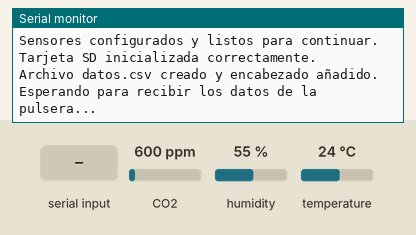
The sketch below on a simulated Arduino Mega 2560, built with avr-gcc and run on an emulated ATmega2560. Shown: the last lines printed to the serial monitor. Inputs (shaded band) come from the test bench; at power-on: CO2 600 ppm, humidity 55 %, temperature 24 °C. The local clock reads 2024-03-15 10:24:30 at power-on unless the sketch sets it; storage starts empty.

Above: at 1.4 s.
1.5 s: "90,45,200\n" received over the second serial link
At 3.1 s:
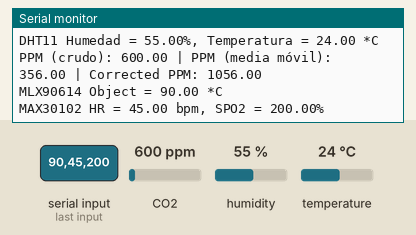
4.0 s: "30,150,10\n" received over the second serial link
At 5.14 s:
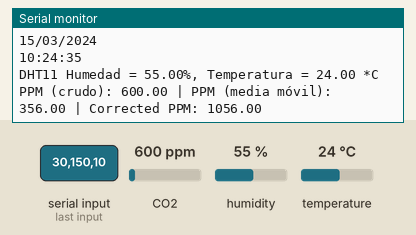

The sketch:

a_mega_atmega2560_xbee.ino
```cpp
#include "mq135_sensor.h"
#include "dht11_sensor.h"
#include "rtc_module.h"
#include "sd_card_module.h"

String receivedData = ""; // Para almacenar los datos recibidos

float tempDHT, humDHT;
float ppmMQ135;
float tempObjectMLX;
float heartRateMAX;
float spo2MAX;

void setup() {
    Serial.begin(9600);
    Serial1.begin(9600); // Configura el XBee en el Mega

    // Inicializar módulos
    Serial.print("\nHabilitando sensores y módulos...");
    Serial.println("");
    delay(100);

    // Configura los sensores
    initDHT11();
    //initRFM69();
    rtc_setup(); // Iniciar el RTC DS3231

    Serial.println("Sensores configurados y listos para continuar.");

    // Configura la tarjeta SD
    setupSD();

    // Iniciar mediciones (entrar al void loop())
    //Serial.println(F("Fije el sensor al dedo. Presione cualquier tecla para iniciar la conversión."));
    // while (Serial.available() == 0); // Wait until user presses a key
    // Serial.read();

  // Verifica si hay datos disponibles en Serial1
  //int response = 0;

  // while(1){ // Espera a que se encienda la pulsera
  //   if (Serial1.available()) {
  //     Serial.println("ok");
  //   break;
  //   }
  // }
  Serial.println("Esperando para recibir los datos de la pulsera...");
}

void loop(){
  // sensores();
  // limpiar();
  if (Serial1.available()){
    //Serial.println("...");
    char receivedChar = Serial1.read();
    delay(100);
    // Verifica el final de línea
    if (receivedChar == '\n') {
      parseData(); // Procesa los datos recibidos
      sensores();
      limpiar();
      //delay(100);
    }
    else {
      receivedData += receivedChar; // Agrega el carácter recibido
    }
  }

  // Espera 2 segundos antes de la siguiente lectura
  //delay(1000);
}

void limpiar(){
  // Limpia las variables para el siguiente paquete
  float tempDHT, humDHT;
  float ppmMQ135;
  float tempObjectMLX;
  float heartRateMAX;
  float spo2MAX;

  receivedData = ""; // Limpia la variable para el siguiente paquete
}

void sensores(){
  // Lee los datos del DS3231
  print_rtc_datetime();  // Imprimir la hora y fecha
  Serial.println(dateStr); // Imprimir fecha
  Serial.println(timeStr); // Imprimir hora

  // Lee los datos del DHT11
  readDHT(tempDHT, humDHT);

  // Lee los datos del MQ135
  readMQ135(ppmMQ135, tempDHT, humDHT);

  // Muestra los valores recibidos para verificar
  Serial.print("MLX90614 Object = "); Serial.print(tempObjectMLX); Serial.println(" *C");
  //Serial.print(", Object = "); Serial.print(tempObjectMLX); Serial.println("*C");
  Serial.print("MAX30102 HR = "); Serial.print(heartRateMAX); Serial.print(" bpm");
  Serial.print(", SPO2 = "); Serial.print(spo2MAX); Serial.println("%");

  // Escribe los datos en la tarjeta SD
  writeDataToSD(dateStr, timeStr, tempDHT, humDHT, ppmMQ135, tempObjectMLX, heartRateMAX, spo2MAX);
}

void parseData() {
  int commaIndex1 = receivedData.indexOf(',');
  int commaIndex2 = receivedData.indexOf(',', commaIndex1 + 1);
  //int commaIndex3 = receivedData.indexOf(',', commaIndex2 + 1);

  if (commaIndex1 > 0 && commaIndex2 > 0) {

    tempObjectMLX = receivedData.substring(0, commaIndex1).toFloat();
    heartRateMAX = receivedData.substring(commaIndex1 + 1, commaIndex2).toFloat();
    spo2MAX = receivedData.substring(commaIndex2 + 1).toFloat();
  }
}
```

dht11_sensor.h
```cpp
// dht11_sensor.h
#ifndef DHT11_SENSOR_H
#define DHT11_SENSOR_H

#include <DHT.h>

#define DHTPIN 2     // Pin donde está conectado el DHT11
#define DHTTYPE DHT11

DHT dht(DHTPIN, DHTTYPE);

void initDHT11() {
    dht.begin();
}

// Modificar la función readDHT para devolver un array de float con temperatura y humedad
void readDHT(float &temp, float &hum) {
  // Lee la humedad
  hum = dht.readHumidity();
  // Lee la temperatura en Celsius
  temp = dht.readTemperature();

  // Verifica si las lecturas han fallado
  if (isnan(hum) || isnan(temp)) {
    Serial.println("Fallo al leer del sensor DHT!");
    return;
  }

  // Imprime los valores en el monitor serial
  Serial.print("DHT11 ");
  Serial.print("Humedad = ");
  Serial.print(hum);
  Serial.print("%, ");
  Serial.print("Temperatura = ");
  Serial.print(temp);
  Serial.println(" *C");
}

#endif
```

mq135_sensor.h
```cpp
// // mq135_sensor.h
// #ifndef MQ135_SENSOR_H
// #define MQ135_SENSOR_H

// #include <Arduino.h>

// // Definir el pin analógico al que está conectado el sensor MQ135
// const int MQ135_PIN = A0;

// // Constantes de calibración
// const float RLOAD = 10.0; // Resistencia de carga en kilo-ohmios
// const float RZERO = 76.63;
// const float PARA = 116.6020682;
// const float PARB = 2.769034857;

// // Función para inicializar el sensor MQ135
// void setupMQ135() {
//     //Serial.begin(9600);
// }

// // Función para calcular la resistencia del sensor
// float getMQ135Resistance(int rawADC) {
//     return ((1023.0 / (float)rawADC) - 1.0) * RLOAD;
// }

// // Función para calcular el ppm de CO2 aproximado
// float getMQ135PPM(float resistance) {
//     return PARA * pow((resistance / RZERO), -PARB);
// }

// // Función para leer y procesar los datos del sensor MQ135
// void readMQ135(float &ppmMQ135) {
//     // Leer el valor analógico del sensor
//     int sensorValue = analogRead(MQ135_PIN);

//     // Calcular la resistencia del sensor
//     float resistance = getMQ135Resistance(sensorValue);

//     // Calcular el ppm de CO2
//     ppmMQ135 = getMQ135PPM(resistance);

//     // Imprimir los valores
//     // Serial.print("Analog value: ");
//     // Serial.print(sensorValue);
//     // Serial.print(" | Resistance: ");
//     // Serial.print(resistance);
//     Serial.print("CO2 = ");
//     Serial.print(ppmMQ135);
//     Serial.println(" ppm");
// }

// #endif

#ifndef MQ135_SENSOR_H
#define MQ135_SENSOR_H

// #include <Arduino.h>

// // Definir el pin analógico al que está conectado el sensor MQ135
// const int MQ135_PIN = A0;

// // Constantes de calibración
// const float RLOAD = 10.0; // Resistencia de carga en kilo-ohmios
// const float RZERO = 76.63; // Valor de resistencia en aire limpio (ajustar tras la calibración)
// const float PARA = 116.6020682; // Constante A del gráfico de la hoja de datos del MQ135
// const float PARB = 2.769034857; // Constante B del gráfico de la hoja de datos del MQ135

// // Función para calcular la resistencia del sensor
// float getMQ135Resistance(int rawADC) {
//     return ((1023.0 / (float)rawADC) - 1.0) * RLOAD;
// }

// // Función para calcular el ppm de CO2 aproximado
// float getMQ135PPM(float resistance) {
//     return PARA * pow((resistance / RZERO), -PARB);
// }

// // Función para inicializar el sensor MQ135
// void setupMQ135() {
//     Serial.begin(115200);
// }

// // Función para leer y procesar los datos del sensor MQ135
// void readMQ135(float &ppmMQ135) {
//     // Leer el valor analógico del sensor
//     int sensorValue = analogRead(MQ135_PIN);

//     // Calcular la resistencia del sensor
//     float resistance = getMQ135Resistance(sensorValue);

//     // Calcular el ppm de CO2
//     ppmMQ135 = getMQ135PPM(resistance);

//     // Imprimir los valores
//     Serial.print("Analog value: ");
//     Serial.print(sensorValue);
//     Serial.print(" | Resistance: ");
//     Serial.print(resistance);
//     Serial.print(" kOhm | CO2: ");
//     Serial.print(ppmMQ135);
//     Serial.println(" ppm");
// }

#include <MQ135.h> // Biblioteca para trabajar con el MQ135
#include <Wire.h>

#define MQ135_PIN A0  // Pin donde está conectado el sensor
#define NUM_READINGS 10 // Tamaño de la ventana para la media móvil

MQ135 mq135_sensor(MQ135_PIN);

// Variables para la media móvil
float readings[NUM_READINGS]; // Almacena las lecturas
int readIndex = 0;            // Índice actual de la ventana
float total = 0;              // Suma total de las lecturas
float average = 0;            // Promedio de las lecturas

void setupMQ135() {
  // Serial.begin(9600);
  // Serial.println("Calibrando el sensor MQ135...");
  // delay(1000);  // Tiempo para estabilizar el sensor
  // Serial.println("Sensor listo.");

  // Inicializar el array de lecturas
  for (int i = 0; i < NUM_READINGS; i++) {
    readings[i] = 0;
  }
}

void readMQ135(float &ppmMQ135, float &temp, float &hum) {
  // Leer el valor actual del sensor
  float rzero = mq135_sensor.getRZero();
  float correctedRZero = mq135_sensor.getCorrectedRZero(temp, hum);
  float resistance = mq135_sensor.getResistance();
  float ppm = mq135_sensor.getPPM();
  int correctedPPM = mq135_sensor.getCorrectedPPM(temp, hum);

  // Actualizar el total para la media móvil
  total = total - readings[readIndex];  // Restar el valor más antiguo
  readings[readIndex] = correctedPPM;   // Agregar la nueva lectura
  total = total + readings[readIndex];  // Actualizar el total

  // Mover el índice
  readIndex = (readIndex + 1) % NUM_READINGS;

  // Calcular la media móvil
  average = total / NUM_READINGS;

  average =+ 356;
  correctedPPM += 456; //356
  ppmMQ135 = correctedPPM;

  if(ppmMQ135 < 0){
    ppmMQ135 = 0;
  }
  else if(ppmMQ135 > 3000){
    ppmMQ135 = 500;
  }
  else{

  }
  // Mostrar los valores en el monitor serial
  Serial.print("PPM (crudo): ");
  Serial.print(ppm);
  Serial.print(" | PPM (media móvil): ");
  Serial.print(average);
  Serial.print(" | Corrected PPM: ");
  Serial.println(ppmMQ135);

  //delay(2000); // Leer cada 2 segundos
}


#endif
```

rtc_module.h
```cpp
#ifndef RTC_DS3231_H
#define RTC_DS3231_H

#include <Wire.h>
#include <RTClib.h>

// Instancia del RTC DS3231
RTC_DS3231 rtc;

// Variables para almacenar la fecha y hora
String dateStr;
String timeStr;

void rtc_setup() {
  // Iniciar comunicación serial
  //Serial.begin(9600);

  // Iniciar comunicación con el RTC DS3231
  if (!rtc.begin()) {
      Serial.println("Error al detectar el RTC DS3231. Verifica la conexión.");
      //while (1); // Detener si no se detecta el RTC
  }

  // Si el RTC ha perdido energía, ajusta la fecha y hora a la compilación del código
  if (rtc.lostPower()) {
      Serial.println("RTC perdido, ajustando a la fecha y hora de compilación.");
      rtc.adjust(DateTime(F(__DATE__), F(__TIME__)));
  }
  else{
    Serial.println("RTC iniciado correctamente.");
    //rtc.adjust(DateTime(F(__DATE__), F(__TIME__)));
  }

  // Configurar alarma para que se active cada minuto
  rtc.writeSqwPinMode(DS3231_OFF); // Apagar señal SQW
  rtc.setAlarm1(
    rtc.now() + TimeSpan(0, 0, 1, 0), // Activar alarma en 1 minuto
    DS3231_A1_Minute // Tipo de alarma
  );
}

// Función para actualizar las cadenas de fecha y hora
void print_rtc_datetime() {
    DateTime now = rtc.now();

    // Crear cadena para la fecha en formato dd/mm/yyyy
    char dateBuffer[11]; // Tamaño suficiente para "dd/mm/yyyy\0"
    snprintf(dateBuffer, sizeof(dateBuffer), "%02d/%02d/%04d", now.day(), now.month(), now.year());
    dateStr = String(dateBuffer); // Guardar en variable

    // Crear cadena para la hora en formato hh:mm:ss
    char timeBuffer[9]; // Tamaño suficiente para "hh:mm:ss\0"
    snprintf(timeBuffer, sizeof(timeBuffer), "%02d:%02d:%02d", now.hour(), now.minute(), now.second());
    timeStr = String(timeBuffer); // Guardar en variable
}


// // Función para obtener la hora en formato hh:mm:ss
// String get_rtc_time() {
//     DateTime now = rtc.now();
//     char buf[9]; // Para almacenar el formato de la hora
//     snprintf(buf, sizeof(buf), "%02d:%02d:%02d", now.hour(), now.minute(), now.second());
//     return String(buf);
// }

// // Función para obtener la fecha en formato dd/mm/yyyy
// String get_rtc_date() {
//     DateTime now = rtc.now();
//     char buf[11]; // Para almacenar el formato de la fecha
//     snprintf(buf, sizeof(buf), "%02d/%02d/%04d", now.day(), now.month(), now.year());
//     return String(buf);
// }

#endif
```

sd_card_module.h
```cpp
// sd_card_module.h
#ifndef SD_CARD_MODULE_H
#define SD_CARD_MODULE_H

#include <SPI.h>
#include <SD.h>

#define SD_PIN 53

File dataFile;
int timeSEC;

void setupSD() {
  //pinMode(10, OUTPUT);  // Asegúrate de configurar el pin CS como salida

  // Inicializa la tarjeta SD
  if (!SD.begin(SD_PIN)) {
    Serial.println("Error al inicializar la tarjeta SD!");
    return;
  }
  Serial.println("Tarjeta SD inicializada correctamente.");

  //SD.remove("datos.csv");
  if(!SD.exists("datos.csv"))
  {
      //SD.remove("datos.csv");
      dataFile = SD.open("datos.csv", FILE_WRITE);
      if (dataFile) {
        //dataFile.println("Tiempo, Temperatura (DHT11), Humedad (DHT11), PPM (MQ135), Temp. Ambiente (MLX90614), Temp. Objeto (MLX90614), Pulso Card. (MAX30102), Oxigenacion (MAX30102)");
        Serial.println("Archivo datos.csv creado y encabezado añadido.");
        dataFile.println("Fecha, Hora, Temp. Ambiental (DHT11), Humedad (DHT11), CO2 PPM (MQ135),  Temp. Corporal (MLX90614), Pulso Card. (MAX30102), Oxigenacion (MAX30102)");
        dataFile.close();
      } else {

        Serial.println("Error creando el archivo datos.csv");
      }
  }
  else{
    Serial.println("Escribiendo en archivo .csv existente...");
  }
}

void writeDataToSD(String dateStr, String timeStr, float tempDHT, float humDHT, int ppmMQ135, float tempObjectMLX, float heartRateMAX, float spo2MAX) {
  //delay(1);
  dataFile = SD.open("datos.csv", FILE_WRITE);
  if (dataFile) {
    // Escribir datos en formato CSV
    dataFile.print(dateStr); // Escribir la fecha DS3231
    dataFile.print(", ");
    dataFile.print(timeStr); // Escribir la hora DS3231
    dataFile.print(", ");
    dataFile.print(tempDHT); // Temperatura DHT11
    dataFile.print(", ");
    dataFile.print(humDHT); // Humedad DHT11
    dataFile.print(", ");
    dataFile.print(ppmMQ135); // CO2 MQ135
    dataFile.print(", ");
    // dataFile.print(tempAmbientMLX); // Temperatura entorno MLX90614
    // dataFile.print(", ");
    dataFile.print(tempObjectMLX); // Temperatura persona MLX90614
    dataFile.print(", ");
    dataFile.print(heartRateMAX); // Pulso cardíaco MAX30102
    dataFile.print(", ");
    dataFile.println(spo2MAX); // SPO2 MAX30102

    dataFile.close();
  }
  else {
    Serial.println("Error al abrir el archivo para escribir.");
  }
}

#endif
```

Measured:
- after the input at 1.5 s, the serial monitor: prints a new line after 1.0 s (image 1)
- after the input at 4.0 s, the serial monitor: prints a new line after 1.0 s (image 2)
